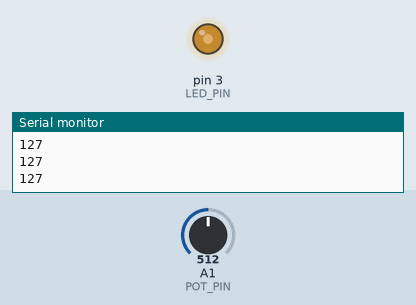
Recording of a sketch running on a simulated Arduino Uno, built with avr-gcc and run on an emulated ATmega328P. Shown: output pins drawn as LEDs (lit = HIGH), the last lines printed to the serial monitor. The test bench sets the inputs (shaded band); at power-on: A1 (POT_PIN) = 512.

Above: at 1.2 s.
1.3 s: A1 (POT_PIN) set to 716
At 1.7 s:
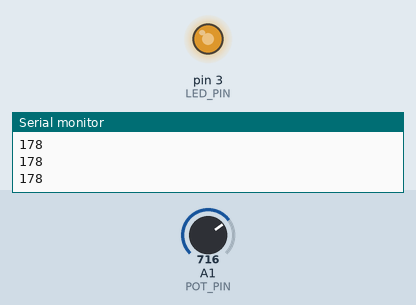
2.8 s: A1 (POT_PIN) set to 900
At 4.0 s:
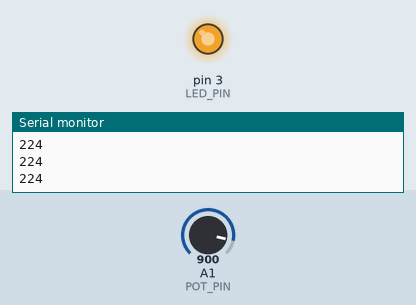
4.3 s: A1 (POT_PIN) set to 122
At 5.2 s:
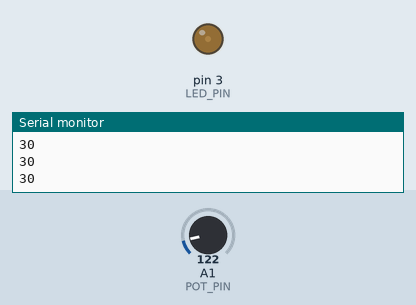
5.8 s: A1 (POT_PIN) set to 0
At 6.5 s:
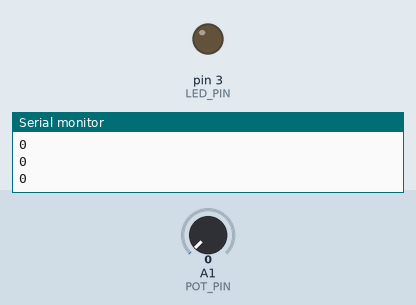
7.3 s: A1 (POT_PIN) set to 511
At 7.6 s:
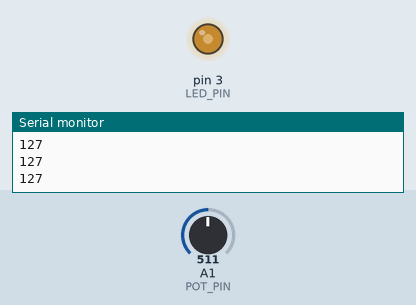
Timing chart, 0 to 9.8 s (numbered marks = the images above; inputs shaded):
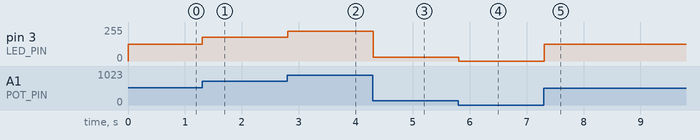

Measured:
- after the input at 1.3 s, pin 3 (LED_PIN): 127/255 → 178/255 at once
- after the input at 2.8 s, pin 3 (LED_PIN): 178/255 → 224/255 at once
- after the input at 4.3 s, pin 3 (LED_PIN): 224/255 → 30/255 at once
- after the input at 5.8 s, pin 3 (LED_PIN): 30/255 → 0/255 at once
- after the input at 7.3 s, pin 3 (LED_PIN): 0/255 → 127/255 at once

The sketch:

day4_potentiometer_led_dimmer.ino
```cpp
/*
 * Day 4 — Potentiometer LED Dimmer
 * Road to Electronics series
 *
 * Controls LED brightness with a potentiometer using PWM.
 * The pot's wiper voltage (0–5V) is read as 0–1023, mapped
 * to 0–255, and written to a PWM pin to dim the LED.
 *
 * Board:  Arduino Nano (works on Uno too)
 * Author: Aya (@electroniclearns)
 * Repo:   arduino-beginner-projects
 *
 * Wiring:
 *   LED (+) -> 220Ω resistor -> D3 (PWM pin, marked with ~)
 *   LED (-) -> GND
 *   Pot outer pins -> 5V and GND
 *   Pot middle pin (wiper) -> A1
 */

const int LED_PIN = 3;   // Must be a PWM pin: 3, 5, 6, 9, 10, or 11
const int POT_PIN = A1;  // Analog input (no pinMode needed)

void setup() {
  pinMode(LED_PIN, OUTPUT);
  Serial.begin(9600);
}

void loop() {
  // Read knob position: 0 (0V) to 1023 (5V)
  int sensorValue = analogRead(POT_PIN);

  // Rescale to PWM range: 0 (off) to 255 (full brightness)
  int brightness = map(sensorValue, 0, 1023, 0, 255);

  // Print for Serial Monitor / Serial Plotter
  Serial.println(brightness);

  // PWM: pin toggles ~490x/sec; duty cycle sets perceived brightness
  analogWrite(LED_PIN, brightness);

  delay(10);  // Small delay keeps Serial Plotter readable
}
```
